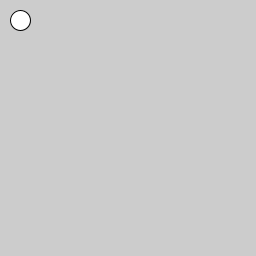
Frame 1 (no input)
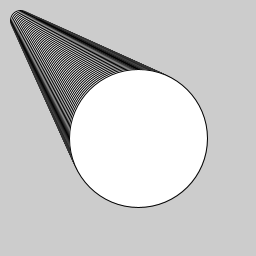
Frame 60 (the mouse pressed at the canvas centre just before this capture)
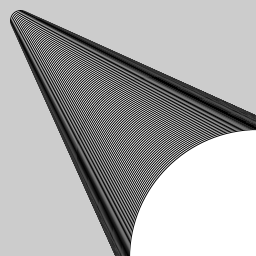
Frame 120 (the mouse held since frame 60 and released just before this capture)

The Processing sketch that drew these frames (run headless with seeded random() and noise(); from frame 60 on, the mouse is pressed at the canvas centre):

// Processing sketch: ellipse
// ── ellipse.pde
float y = 20;

void setup()
{
size(256, 256);
}


 void draw()
{
  ellipse(y,y, y, y);
  y = y +2 ;
}
